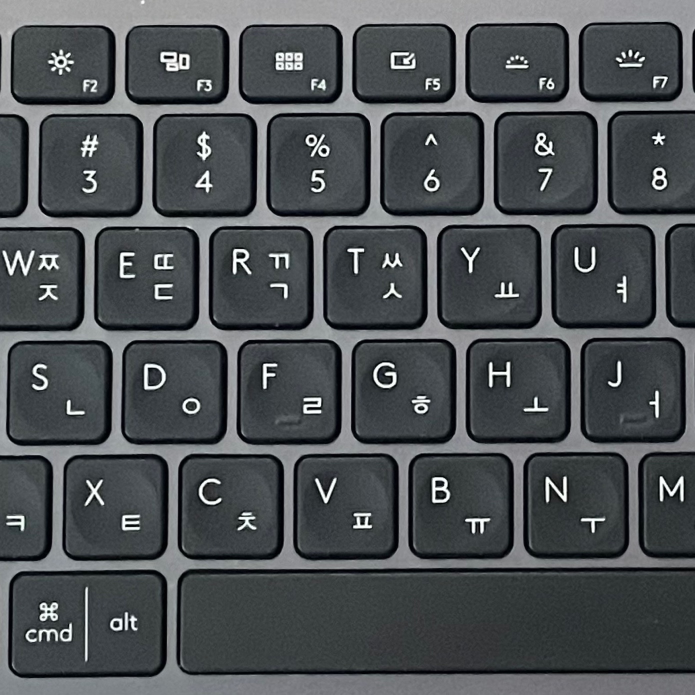
//> input picture Labeling2_Cpp/test.jpeg, 1390 x 1390 px (shown at 1/2 size)
$ ./main   (built with g++ and OpenCV 4)
//> lines starting //> are read from the running program, lines starting //| are printed output that depends on the picture; after the words box and inside, x2 and y2 are one past the last pixel; in counts of white or black regions, pixels touching at a corner belong together
#include <iostream>
#include <sstream>
#include <opencv2/opencv.hpp>

using namespace std;
using namespace cv;

int main(int argc, const char * argv[]) {

    Mat origin = imread("test.jpeg");
//> origin is the input picture: 1390 rows x 1390 cols, CV_8UC3; mean B, G, R 84.1, 81.2, 77
    if(origin.empty()){
        cout << "이미지를 불러올 수 없습니다." << endl;
        return -1;
    }
    resize(origin, origin, Size(720, 720));
//> origin: 720 rows x 720 cols, CV_8UC3

    Mat img;
    cvtColor(origin, img, COLOR_BGR2GRAY);
    GaussianBlur(img, img, Size(9, 9), 0);
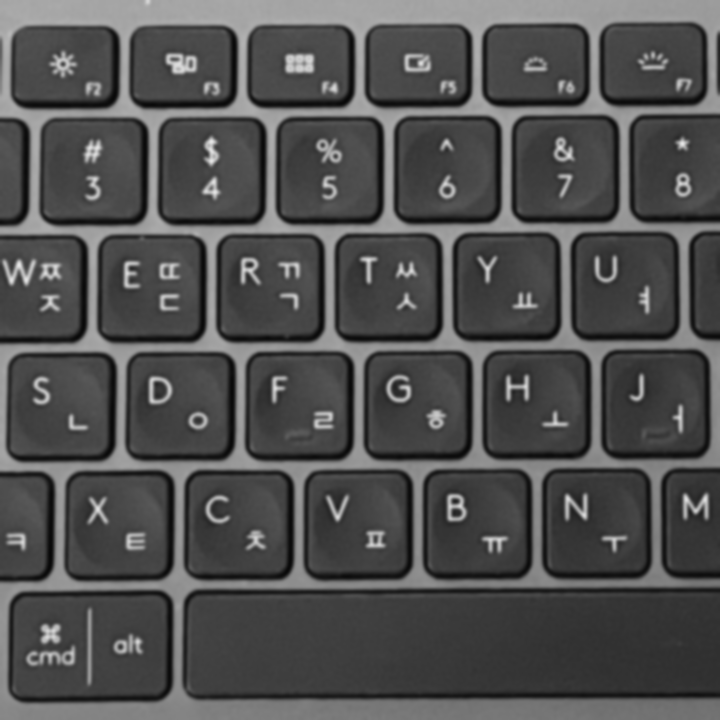
//> img: 720 rows x 720 cols, CV_8UC1; min 7, max 229, mean 80.2
    threshold(img, img, 100, 255, 1);
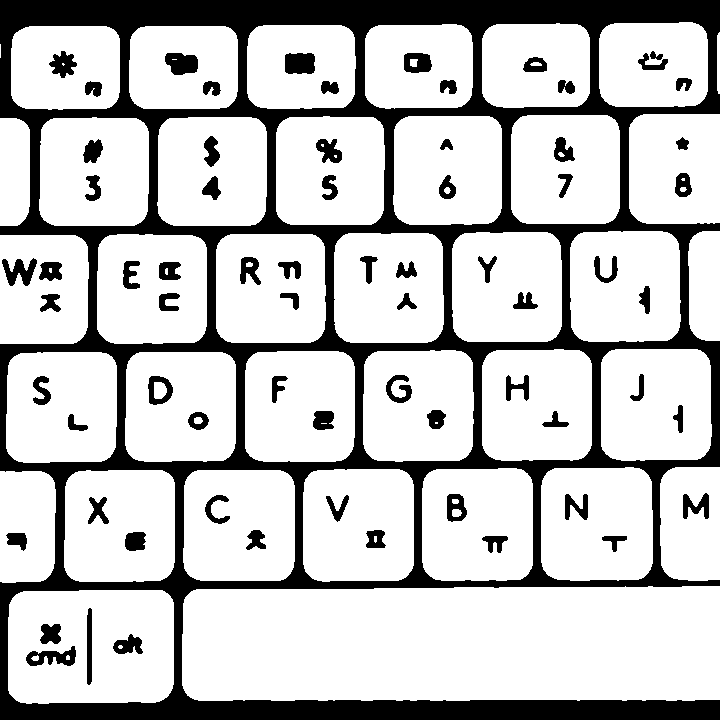
//> img: 720 rows x 720 cols, CV_8UC1; 76.9% white; 70 black regions, largest, box (x1, y1, x2, y2) and area: (0, 0, 720, 720) 100859, (285, 53, 315, 74) 588, (165, 53, 198, 75) 574
    imshow("binar", img);
    Mat label, stats, centroid;
    int cnt = connectedComponentsWithStats(img, label, stats, centroid, 8, CV_32S);
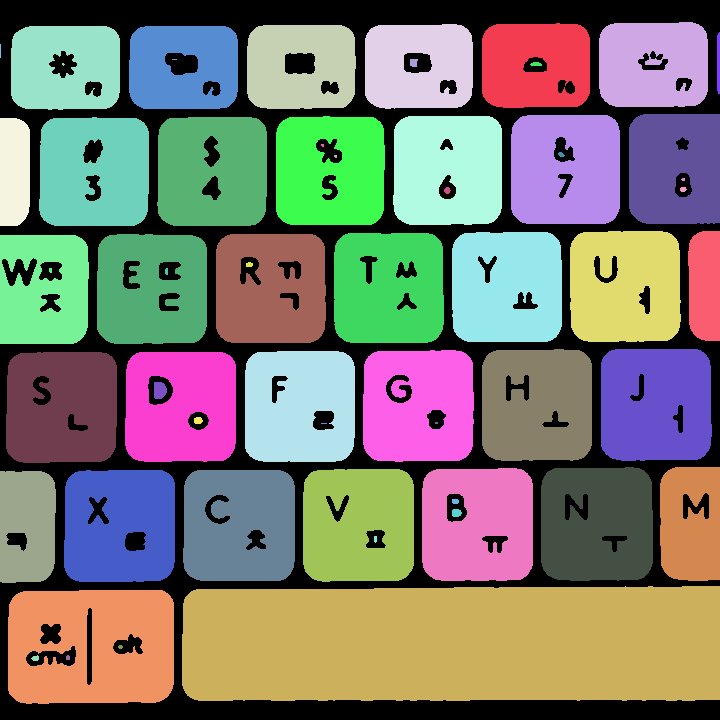
//> label: 720 rows x 720 cols, CV_32SC1; 61 distinct labels, from 0 to 60; one colour per label, 0 black
//> stats = 61 rows, first 6: [0, 0, 720, 720, 119977], [482, 23, 108, 85, 8265], [599, 22, 109, 85, 8419], [247, 25, 109, 84, 7979], [365, 24, 108, 85, 8035], [11, 26, 109, 84, 8120]; centroid = 61 pairs, first value 0 to 718, second value 50.5 to 657.9; cnt = 61
    int count = 0;

    for(int i = 1; i < cnt; i++){
        int area = stats.at<int>(i, CC_STAT_AREA);
        int x = stats.at<int>(i, CC_STAT_LEFT);
        int y = stats.at<int>(i, CC_STAT_TOP);
        int width = stats.at<int>(i, CC_STAT_WIDTH);
        int height = stats.at<int>(i, CC_STAT_HEIGHT);

        if (area < 200) continue;

        rectangle(origin, Rect(x-2, y-2, width+4, height+4), Scalar(0, 255, 255));
        count++;
        stringstream str;
        str << count;
        putText(origin, str.str(), Point(x-2, y+13), FONT_HERSHEY_PLAIN, 1.2, Scalar(255, 255, 255));
    }
//> this loop made 60 passes
//> (area, x, y, width, height) on passes 1, 2, 3, 4, 5, 6, 7, 10, 12, 13, 14, 15: (8265, 482, 23, 108, 85), (8419, 599, 22, 109, 85), (7979, 247, 25, 109, 84), (8035, 365, 24, 108, 85), (8120, 11, 26, 109, 84), (7962, 129, 26, 109, 83), (179, 717, 32, 3, 62), (56, 410, 59, 8, 8), (39, 530, 62, 12, 4), (11074, 511, 115, 109, 109), (9400, 629, 114, 91, 110), (10908, 39, 117, 110, 109)
//> pass 1, `putText(origin, str.str(), Point(x-2, y+13), FONT_HERSHEY_PLAIN, 1.2, ..`:
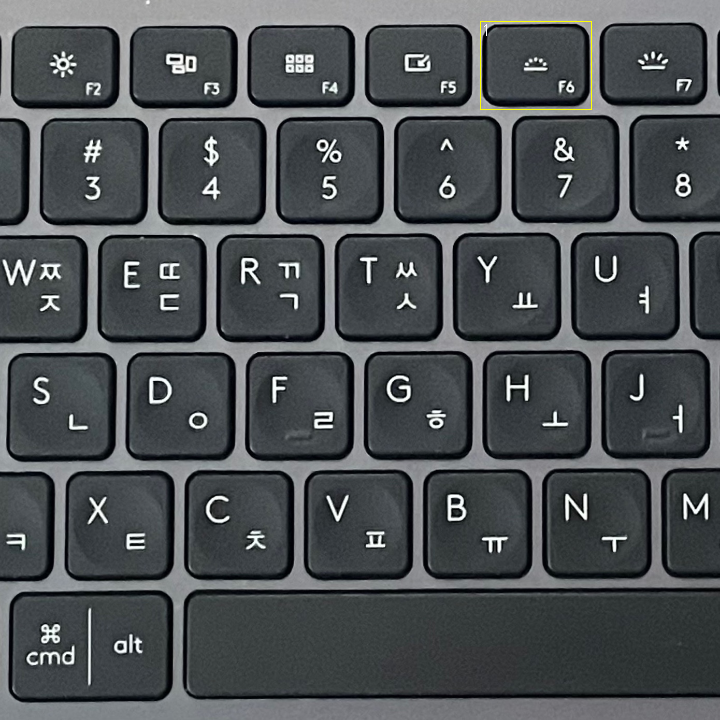
//> origin: 720 rows x 720 cols, CV_8UC3; mean B, G, R 83.9, 81.2, 77
//> pass 2, `putText(origin, str.str(), Point(x-2, y+13), FONT_HERSHEY_PLAIN, 1.2, ..`:
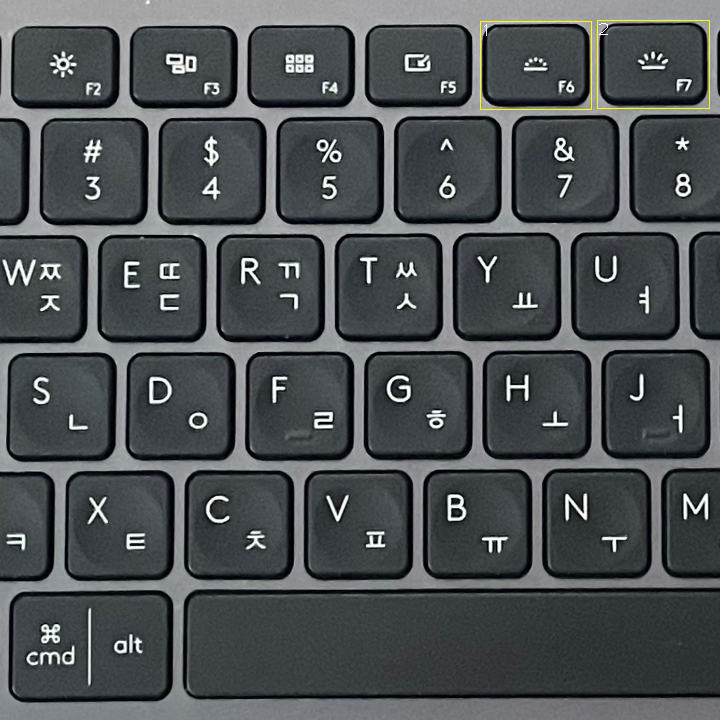
//> origin: 720 rows x 720 cols, CV_8UC3; 0.08% of pixels changed, all inside (x1, y1, x2, y2) = (597, 20, 710, 109)
//> pass 3, `putText(origin, str.str(), Point(x-2, y+13), FONT_HERSHEY_PLAIN, 1.2, ..`:
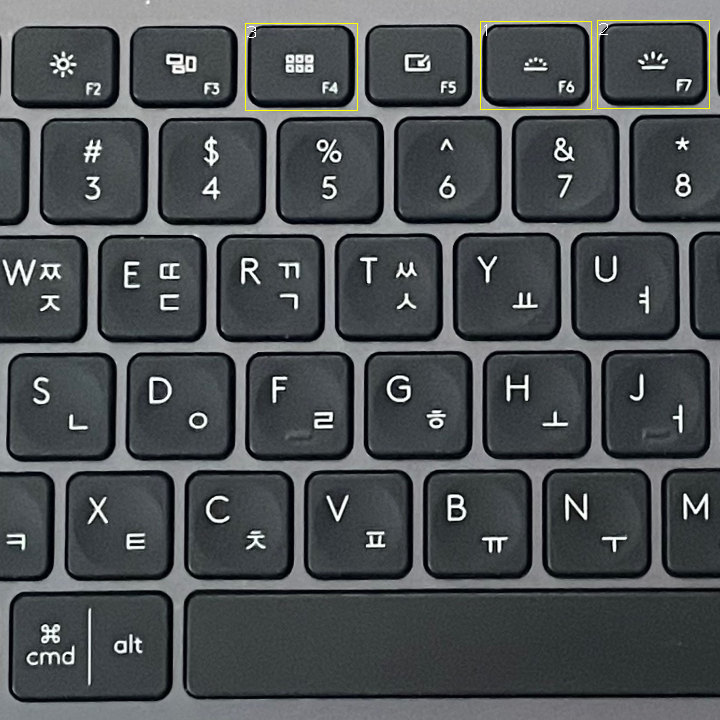
//> origin: 720 rows x 720 cols, CV_8UC3; 0.08% of pixels changed, all inside (x1, y1, x2, y2) = (245, 23, 358, 111)
//> after the loop:
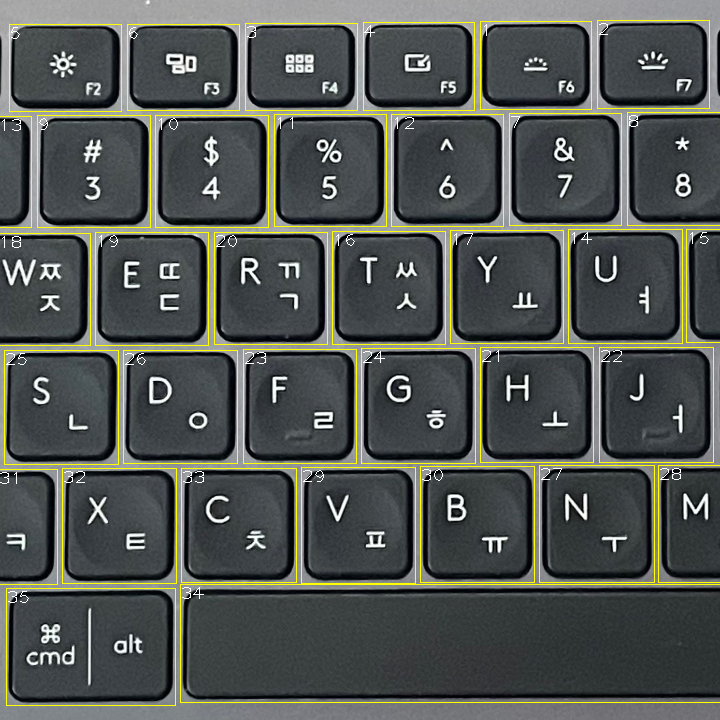
//> origin: 720 rows x 720 cols, CV_8UC3; 2.97% of pixels changed, all inside (x1, y1, x2, y2) = (0, 22, 720, 706)
//> after the loop, count = 35

    imshow("Labeling", origin);
    waitKey();
    return 0;
}
